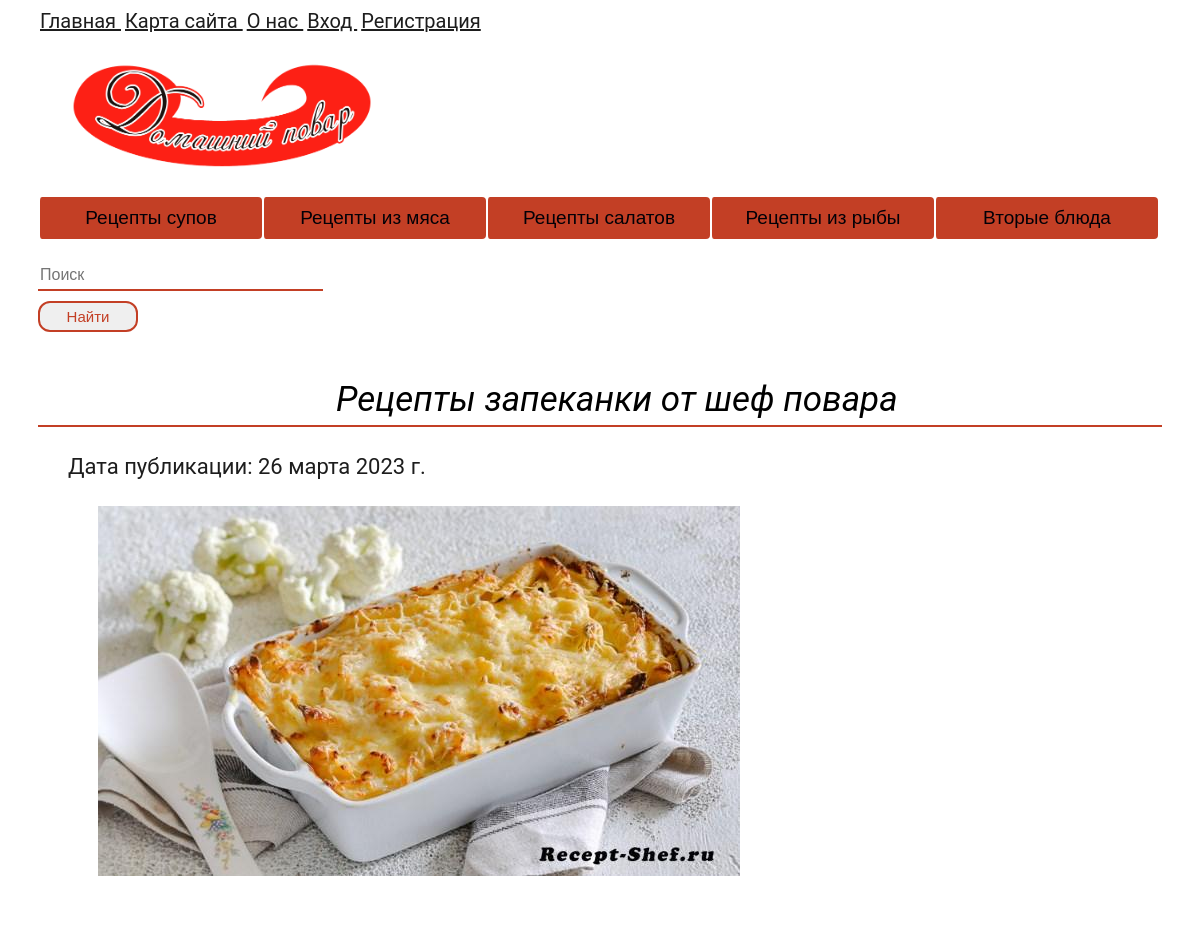
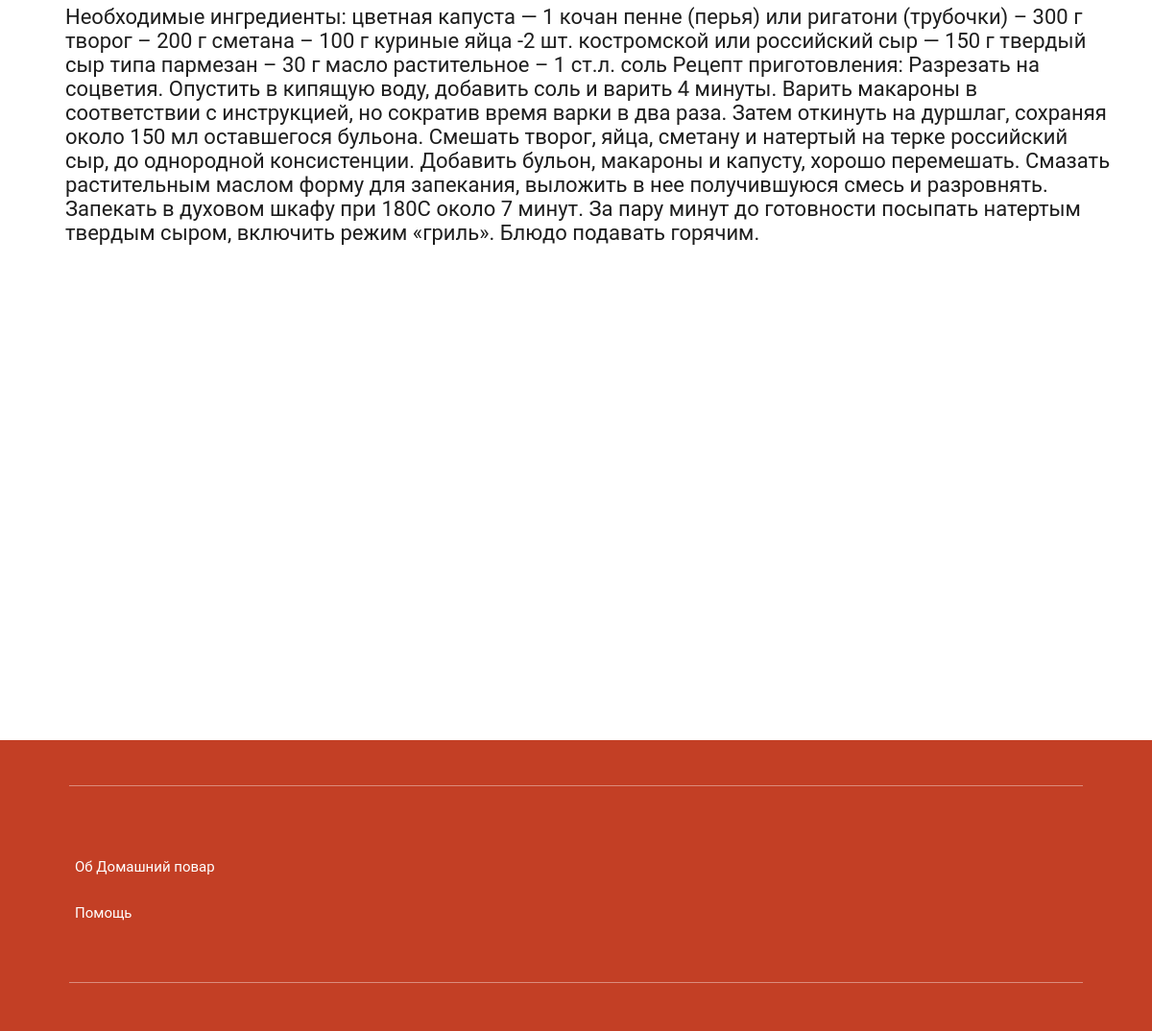
The page /map/post/1/ on the database its author committed (2 pictures, top to bottom).
### map/models.py (models this page shows, shortened)
class Heh(models.Model):
    title = models.CharField('Название', max_length=80)
    content = models.TextField(blank=True, null=True, verbose_name="Текст статьи")
    photo = models.ImageField(upload_to="photos/%Y/%m/%d/", null=True, verbose_name="Фото")
    data = models.DateField('Дата публикации')
    cat_id = models.ForeignKey('Category', on_delete=models.PROTECT, null=True, verbose_name="Категории")
    class Meta:
        verbose_name = 'Рецепт'
        verbose_name_plural = 'Рецепты блюд от шеф-поваро'
        ordering = ['id']

### map/views.py (the view)
# urls.py: path('post/<int:post_id>/', views.show_post, name='post'),
def show_post(request, post_id):
    post = get_object_or_404(Heh, pk=post_id)
    return render(request, 'map/post.html', {'post': post, 'cat_selected': post.cat_id,})

### map/templates/map/post.html (shortened to what this page needs)
{% extends 'main/layout.html' %}
{% block content %}
<div class="tovar">
    <div class="container">
            <p style="font-size:35px;" class="tovar__main">{{ post.title }}</p>
            <div class="tovar__line"></div>
            <div class="recept">
                <p>Дата публикации: {{ post.data }}</p>
                <p><img  class="recept" src='{{ post.photo.url }}'></p>
                <p class="recept">{{post.content | linebreaks}}</p>
            </div>
        </div>
    </div>
{% endblock %}

### templates/main/layout.html (shortened to what this page needs)
{% load static %}
<!DOCTYPE html>
<html lang="RU">
<head>
    <link rel="stylesheet" href="{% static 'main/css/1style.css' %}">
</head>
<body>
<header class="header">
  <nav class="nav">
    <a class="men" href="{% url 'home' %}">
      Главная
    </a>
    <a class="men" href="{% url 'map_home' %}">
      Карта сайта
    </a>
    <a class="men" href="{% url 'onas' %}">
      О нас
    </a>
    {% if request.user.is_authenticated %}
    <a class="men" href="{% url 'logout' %}">
      Выйти
    </a>
    <a class="men">
      {{ user.username }}
    </a>
    {% else %}
    <a class="men" href="{% url 'login' %}">
      Вход
    </a>
    <a class="men" href="{% url 'register' %}">
      Регистрация
    </a>
    {% endif %}
	  <a class="logo">
		  <img src="{% static 'main/images/222.png' %}" alt="Домашний повар">
    </a>
    <div class="menu_top">
      <ul class="menu">
        <li><a href="#">Рецепты супов</a></li>
        <li><a href="#">Рецепты из мяса</a></li>
        <li><a href="#">Рецепты салатов</a></li>
        <li><a href="#">Рецепты из рыбы</a></li>
        <li><a href="#">Вторые блюда</a></li>
      </ul>
    </div>
    <a>
      <input type="text" class="search_input" placeholder="Поиск">
    </a>
    <a>
      <button class="nati" type="submit"> Найти</button>
    </a>
  </nav>
</header>
<main>
    {% block content %}
    {% endblock  %}
</main>
    <footer class="footer">
		<div class="container">
			<div class="footer-line"></div>
			<div class="footer-content">
				<div class="footer-content__about">
					<ul>
						<li>Об Домашний повар </li>
						<li>Помощь</li>
					</ul>
				</div>
			</div>
			<div class="footer-line"></div>
		</div>
	</footer>
</body>
</html>

### main/static/main/css/1style.css (style rules this page uses)
.recept { padding: 5px; color: #1D1D1D; font-size: 22px; text-align: left; padding-left:30px }
.nati { width: 100px; border: none; color: rgb(195, 63, 37); padding: 5px; text-align: center; display: inline; margin-top: 10px; border: 2px solid rgb(195, 63, 37); border-radius: 12px; font-size: 15px; cursor: pointer; }
body { margin: 0; padding: 0; font-family: 'Roboto', sans-serif; }
.header { display: flex; justify-content: center; align-items: center; height: 340px; }
.men { padding: 5px 2px; color: #1D1D1D; font-size: 20px; list-style-type: none; }
.nav { max-width: 1124px; width: 1124px; }
.logo { display: flex; justify-content: space-between; }
.logo img { display: flex; margin-left: 3%; margin-right: 4px; margin-top: 28px; width: 300px; height: 120px; }
input { outline: none; }
.menu_top { display: block; margin-top: 11px; }
.menu { list-style-type: none; height: 22px; width: 700px; background-color:fff; padding: 0 0 20px 0px; width: 100%; }
.menu li { margin-bottom: 5px; float: left; list-style-type: none; background-color:rgb(195, 63, 37); padding: 6px; border-color: #fff; border-style: solid ; border-width: 0px 0px 0px 2px; border-radius: 4px; }
.menu a:link, .menu a:visited { width: 210px; text-align: center; text-decoration: none; color: rgb(2, 0, 7); font: 19px Arial; display: block; line-height: 30px; }
.search_input { width: 25%; margin-top: 10px; border-top: none; border-left: none; border-right: none; border-bottom: 2px solid rgb(195, 63, 37); padding-bottom: 5px; font-size: 16px; margin-right: 75%; }
.tovar { display: flex; justify-content: center; padding-bottom: 89px; margin-top: 100px; }
.tovar__main { font-style: italic; font-size: 16px; text-align: center; }
.tovar__line { border-top: none; border-left: none; border-right: none; border-bottom: 2px solid rgb(195, 63, 37); padding-bottom: 5px; font-size: 16px; }
.tovar .container > p { font-size: 22px; margin-top: -111px; margin-left: 3%; margin-bottom: 0; }
.container { max-width: 1124px; width: 1124px; }
.tovar { margin-top: 150px; }
.footer { display: flex; justify-content: center; background-color: rgb(195, 63, 37); margin-top: 400px; }
.footer-line { width: 94%; height: 1px; background-color: #fff; margin-left: 3%; opacity: 0.4; margin-top: 47px; }
.footer-content { display: flex; justify-content: flex-start; align-items: baseline; flex-wrap: wrap; margin-top: 4%; }
.footer-content { color: rgb(195, 63, 37); }
.footer-content { color: #fff; }
.footer-content__about ul li, .footer-content__menu ul li { margin-top: 30px; list-style: none; color: #fff; font-size: 15px; }

### rows shown on the page
Heh: title "Рецепты запеканки от шеф повара", data "26 марта 2023 г.", photo (picture), content "Необходимые ингредиенты: цветная капуста — 1 кочан пенне (перья) или ригатони (трубочки) – 300 г творог – 200 г сметана – 100 г куриные яйца -2 шт. костромской или российский сыр — 150 г твердый сыр типа пармезан – 30 г масло растительное – 1 ст.л. соль Рецепт приготовления: Разрезать на соцветия. Опустить в кипящую воду, добавить соль и варить 4 минуты. Варить макароны в соответствии с инструкцией, но сократив время варки в два раза. Затем откинуть на дуршлаг, сохраняя около 150 мл оставшегося бульона. Смешать творог, яйца, сметану и натертый на терке российский сыр, до однородной консистенции. Добавить бульон, макароны и капусту, хорошо перемешать. Смазать растительным маслом форму для…"
